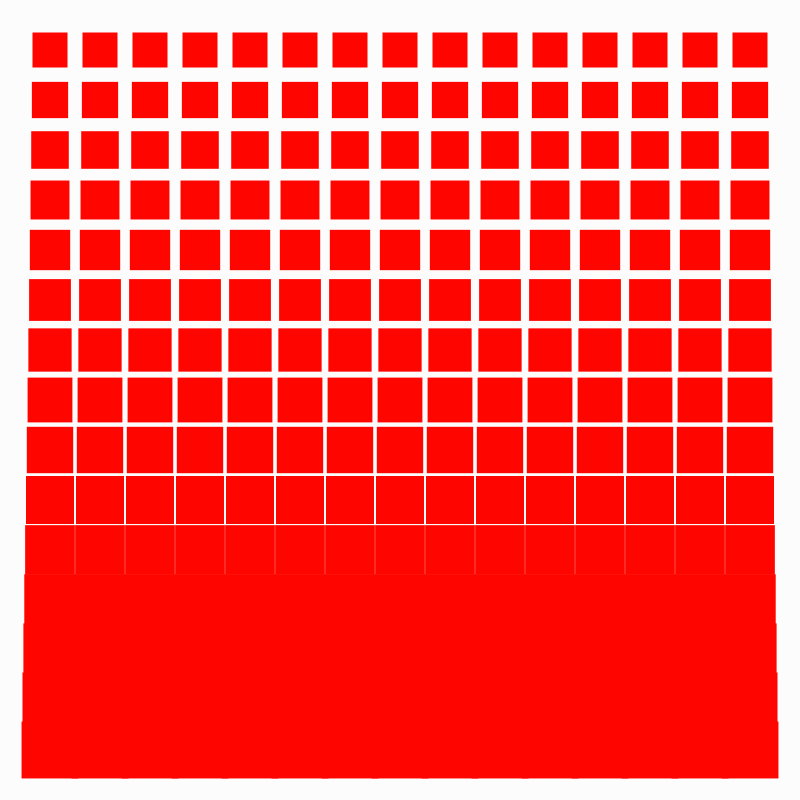
Frame 1 (no input)
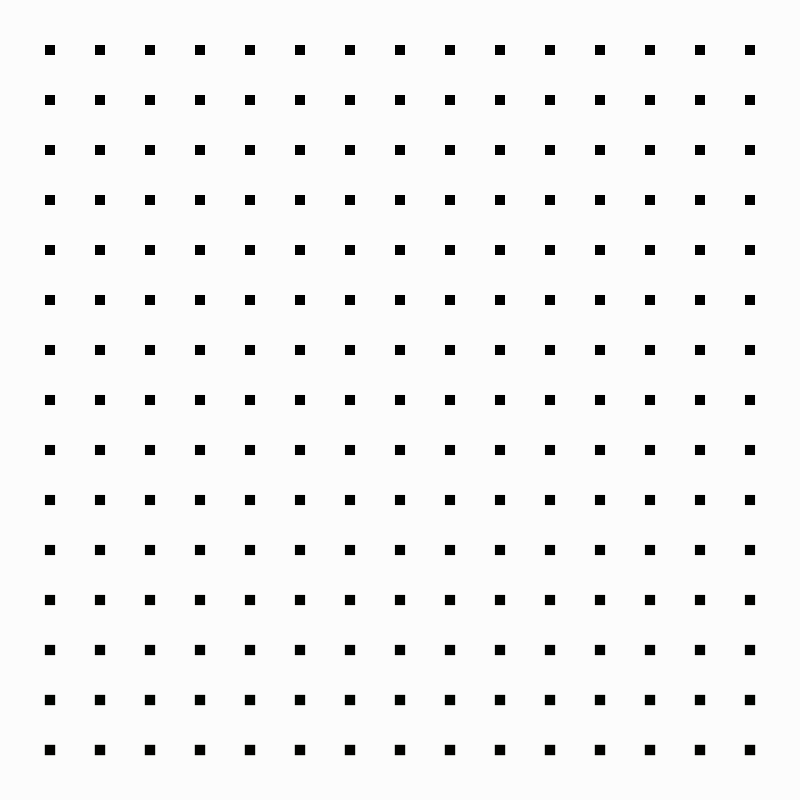
Frame 60 (the mouse pressed at the canvas centre just before this capture)
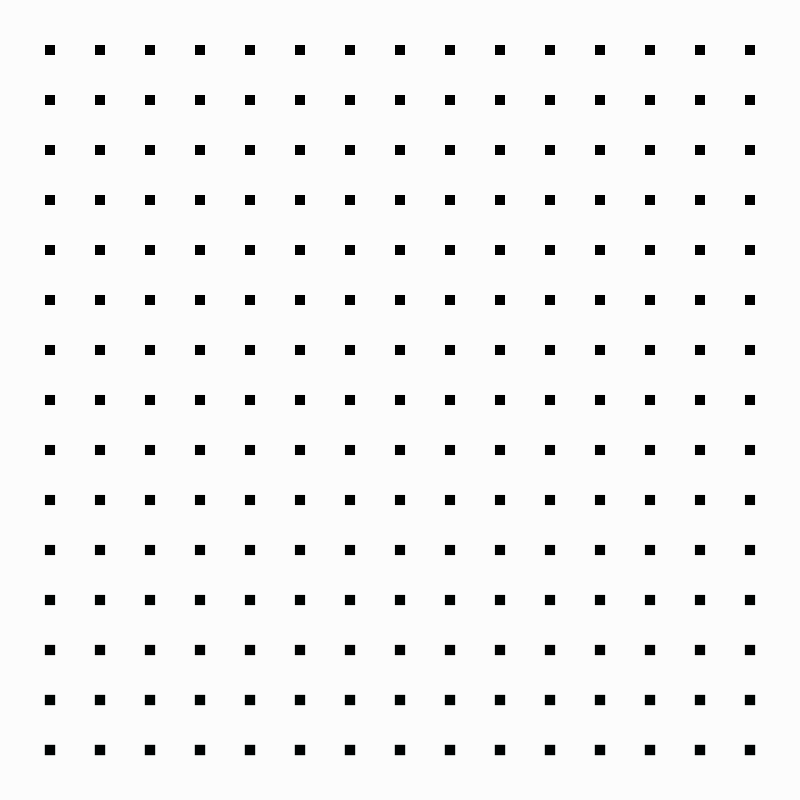
Frame 120 (the mouse held since frame 60 and released just before this capture)

The Processing sketch that drew these frames (run headless with seeded random() and noise(); from frame 60 on, the mouse is pressed at the canvas centre):

// Processing sketch: Tweet20190815
// ── Tweet20190815.pde
void setup(){
size(800,800);noStroke();
rectMode(CENTER);colorMode(HSB);
}
void draw(){
background(252);scale(10);
int i,f=frameCount;float x,r;
for(x=5;x<78;x+=5) for(i=1;i<16;r=pow(1-(f-i)%60/60.,3),fill(f%255,255,r*255),square(x,5*i++,1+2.5*r));
}
